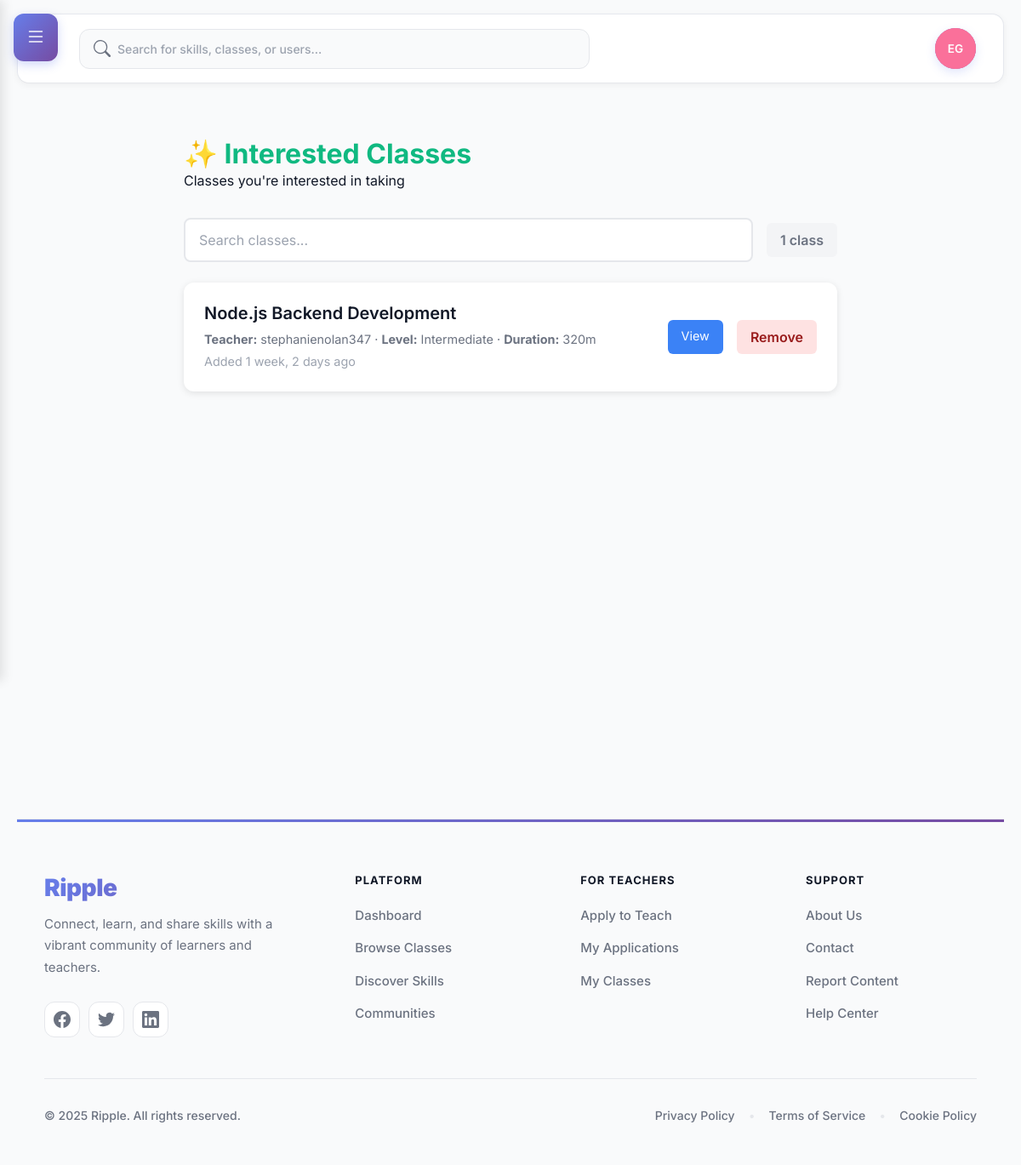
The app's page /swipe/whitelist/ (signed in) with its own data.
### skills/models.py (models this page shows, shortened)
class SwipeAction(models.Model):
    SWIPE_RIGHT = 'right'  # Whitelist
    SWIPE_LEFT = 'left'    # Blacklist
    SWIPE_CHOICES = [
        (SWIPE_RIGHT, 'Interested'),
        (SWIPE_LEFT, 'Not Interested'),
    ]
    user = models.ForeignKey(
        settings.AUTH_USER_MODEL,
        on_delete=models.CASCADE,
        related_name='swipe_actions'
    )
    teaching_class = models.ForeignKey(
        'TeachingClass',
        on_delete=models.CASCADE,
        related_name='swipe_actions'
    )
    action = models.CharField(
        max_length=10,
        choices=SWIPE_CHOICES
    )
    created_at = models.DateTimeField(auto_now_add=True)
    class Meta:
        unique_together = ['user', 'teaching_class']
        ordering = ['-created_at']

class TeachingClass(models.Model):
    BEGINNER = 'beginner'
    INTERMEDIATE = 'intermediate'
    ADVANCED = 'advanced'
    DIFFICULTY_CHOICES = [
        (BEGINNER, 'Beginner'),
        (INTERMEDIATE, 'Intermediate'),
        (ADVANCED, 'Advanced'),
    ]
    title = models.CharField(max_length=200)
    slug = models.SlugField(max_length=220, unique=True)
    short_description = models.CharField(max_length=300, blank=True)
    full_description = models.TextField(blank=True)
    difficulty = models.CharField(max_length=20, choices=DIFFICULTY_CHOICES, default=BEGINNER)
    duration_minutes = models.PositiveIntegerField(default=0)
    price_cents = models.PositiveIntegerField(default=0, help_text='Price in cents (e.g., 1999 = $19.99)')
    is_tradeable = models.BooleanField(default=False)
    trade_notes = models.CharField(max_length=200, blank=True)
    intro_video = models.FileField(upload_to='class_intros/', blank=True, null=True)
    thumbnail = models.ImageField(upload_to='class_thumbs/', blank=True, null=True)
    is_published = models.BooleanField(default=True)
    avg_rating = models.DecimalField(max_digits=3, decimal_places=2, default=0)
    reviews_count = models.PositiveIntegerField(default=0)
    created_at = models.DateTimeField(auto_now_add=True)
    updated_at = models.DateTimeField(auto_now=True)
    teacher = models.ForeignKey(settings.AUTH_USER_MODEL, on_delete=models.CASCADE, related_name='teaching_classes')
    class Meta:
        ordering = ['-created_at']

### core/views.py (the view)
# urls.py: path('swipe/whitelist/', views.view_whitelist, name='whitelist'),
@login_required
def view_whitelist(request):
    whitelist = SwipeAction.objects.filter(
        user=request.user,
        action=SwipeAction.SWIPE_RIGHT
    ).select_related('teaching_class', 'teaching_class__teacher').prefetch_related('teaching_class__topics')
    from skills.models import ClassEnrollment
    enrolled_class_ids = ClassEnrollment.objects.filter(
        user=request.user,
        status=ClassEnrollment.ACTIVE
    ).values_list('teaching_class_id', flat=True)
    return render(request, 'core/whitelist.html', {
        'whitelist': whitelist,
        'enrolled_class_ids': enrolled_class_ids
    })

### skills/templatetags/skills_tags.py (called while the page is built)
@register.simple_tag(takes_context=True)
def pending_trade_offers_count(context):
    request = context.get('request')
    if not request or not request.user.is_authenticated:
        return 0
    return ClassTradeOffer.objects.filter(
        receiver=request.user,
        status=ClassTradeOffer.PENDING
    ).count()

### users/context_processors.py (called while the page is built)
def recaptcha_site_key(request):
    return {
        'RECAPTCHA_SITE_KEY': getattr(settings, 'RECAPTCHA_SITE_KEY', '')
    }

def unread_messages_count(request):
    unread_count = 0
    if request.user.is_authenticated:
        from chat.models import MessageStatus
        unread_count = MessageStatus.objects.filter(
            user=request.user,
            is_read=False
        ).exclude(
            message__sender=request.user
        ).count()
    return {
        'unread_messages_count': unread_count
    }

### users/templatetags/user_tags.py (called while the page is built)
def get_avatar_color(user):
    hash_value = int(hashlib.md5(user.username.encode()).hexdigest(), 16)
    color_index = hash_value % len(AVATAR_COLORS)
    return AVATAR_COLORS[color_index]

@register.inclusion_tag('users/user_avatar.html', takes_context=False)
def user_avatar(user, size='medium', css_class=''):
    has_avatar = user.profile.avatar if hasattr(user, 'profile') else False
    first_name = user.first_name or ''
    last_name = user.last_name or ''
    if first_name and last_name:
        initials = f"{first_name[0]}{last_name[0]}".upper()
    elif first_name:
        initials = first_name[0].upper()
    elif last_name:
        initials = last_name[0].upper()
    else:
        initials = user.username[0].upper() if user.username else '?'
    avatar_color = get_avatar_color(user)
    return {
        'user': user,
        'has_avatar': has_avatar,
        'avatar_url': user.profile.avatar.url if has_avatar else None,
        'initials': initials,
        'avatar_color': avatar_color,
        'size': size,
        'css_class': css_class,
    }

### core/templates/core/whitelist.html (shortened to what this page needs)
{% extends 'base.html' %}
{% block content %}
<div class="list-container">
    <div class="list-header">
        <h1>✨ Interested Classes</h1>
        <p>Classes you're interested in taking</p>
    </div>
    {% if whitelist %}
    <div class="filter-section">
        <div class="search-box">
            <input type="text" id="search-input" placeholder="Search classes..." autocomplete="off">
        </div>
        <div class="results-count">
            <span id="results-count">{{ whitelist|length }}</span> class{{ whitelist|length|pluralize:"es" }}
        </div>
    </div>
    <div class="skill-list" id="skill-list">
        {% for swipe in whitelist %}
        <div class="skill-item"
             data-class-id="{{ swipe.teaching_class.id }}"
             data-class-name="{{ swipe.teaching_class.title|lower }}"
             data-is-enrolled="{% if swipe.teaching_class.id in enrolled_class_ids %}true{% else %}false{% endif %}">
            <div class="skill-info">
                <h3>
                    <a href="{% url 'skills:class_detail' swipe.teaching_class.slug %}" style="text-decoration: none; color: inherit;">
                        {{ swipe.teaching_class.title }}
                    </a>
                </h3>
                <p style="color: #6b7280; margin: 0.25rem 0;">
                    <strong>Teacher:</strong> {{ swipe.teaching_class.teacher.username }} ·
                    <strong>Level:</strong> {{ swipe.teaching_class.get_difficulty_display }} ·
                    <strong>Duration:</strong> {{ swipe.teaching_class.duration_minutes }}m
                </p>
                <p style="color: #9ca3af; font-size: 0.9rem; margin-top: 0.25rem;">Added {{ swipe.created_at|timesince }} ago</p>
            </div>
            <div class="skill-actions">
                <a href="{% url 'skills:class_detail' swipe.teaching_class.slug %}" class="btn-view" style="margin-right: 0.5rem; padding: 0.5rem 1rem; background: #3b82f6; color: white; text-decoration: none; border-radius: 6px; font-size: 0.9rem;">View</a>
                <button class="btn-remove" data-class-id="{{ swipe.teaching_class.id }}">Remove</button>
            </div>
        </div>
        {% endfor %}
    </div>
    {% endif %}
</div>
{% endblock %}

### static/css/main.css (style rules this page uses)
:root { --bg:#f6f7f9;--card:#f0f1f3;--sidebar:#233455;--sidebarText:#e6ecf5;--text:#121417;--muted:#8b93a1;--brand:#4a67ff }
* { box-sizing:border-box }
html,body { margin:0;padding:0;font-family:Inter,system-ui,-apple-system,Segoe UI,Roboto,Arial,sans-serif;color:var(--text);background:var(--bg) }

### templates/base.html (style rules this page uses)
:root { --sidebar-width: 280px; --collision-breakpoint: 1200px; --brand: #667eea; --brand-hover: #5a77ff; --brand-gradient: linear-gradient(135deg, #667eea 0%, #764ba2 100%); --text: #111827; --text-light: #6b7280; --card: #ffffff; --background: #f9fafb; --border: #e5e7eb; --sidebar-bg: #1f2937; --sidebar-hover: #374151; }
* { font-family: 'Inter', -apple-system, BlinkMacSystemFont, sans-serif; -webkit-font-smoothing: antialiased; -moz-osx-font-smoothing: grayscale; }
body { background: var(--background); }

### core/templates/core/whitelist.html (style rules this page uses)
.list-container { max-width: 800px; margin: 0 auto; padding: 2rem 1rem; min-height: calc(100vh - 120px); padding-bottom: 100px; }
.list-header { margin-bottom: 2rem; }
.list-header h1 { font-size: 2rem; font-weight: 700; color: #10b981; display: flex; align-items: center; gap: 0.5rem; }
.filter-section { margin-bottom: 1.5rem; display: flex; align-items: center; gap: 1rem; flex-wrap: wrap; }
.search-box { flex: 1; min-width: 200px; position: relative; }
.search-box input { width: 100%; padding: 0.75rem 2.5rem 0.75rem 1rem; border: 2px solid #e5e7eb; border-radius: 8px; font-size: 1rem; transition: all 0.2s; }
.results-count { padding: 0.5rem 1rem; background: #f3f4f6; border-radius: 6px; font-weight: 600; color: #6b7280; }
.skill-list { display: flex; flex-direction: column; gap: 1rem; }
.skill-item { background: white; padding: 1.5rem; border-radius: 12px; box-shadow: 0 2px 8px rgba(0,0,0,0.1); display: flex; justify-content: space-between; align-items: center; transition: all 0.2s ease; opacity: 1; transform: scale(1); }
.skill-info h3 { margin: 0 0 0.5rem 0; font-size: 1.25rem; font-weight: 600; }
.skill-info p { margin: 0; color: #6b7280; font-size: 0.9rem; }
.skill-actions { display: flex; gap: 0.5rem; }
.btn-remove { padding: 0.5rem 1rem; background: #fee2e2; color: #991b1b; border: none; border-radius: 6px; cursor: pointer; font-weight: 600; transition: all 0.2s; }

### records on screen
SwipeAction: teaching_class "Node.js Backend Development", teaching_class.teacher.username "stephanienolan347", teaching_class.difficulty "Intermediate", teaching_class.duration_minutes "320", created_at "1 week, 2 days"

### other values on screen
{{ initials }} "EG"
{{ whitelist|length }} "1"
